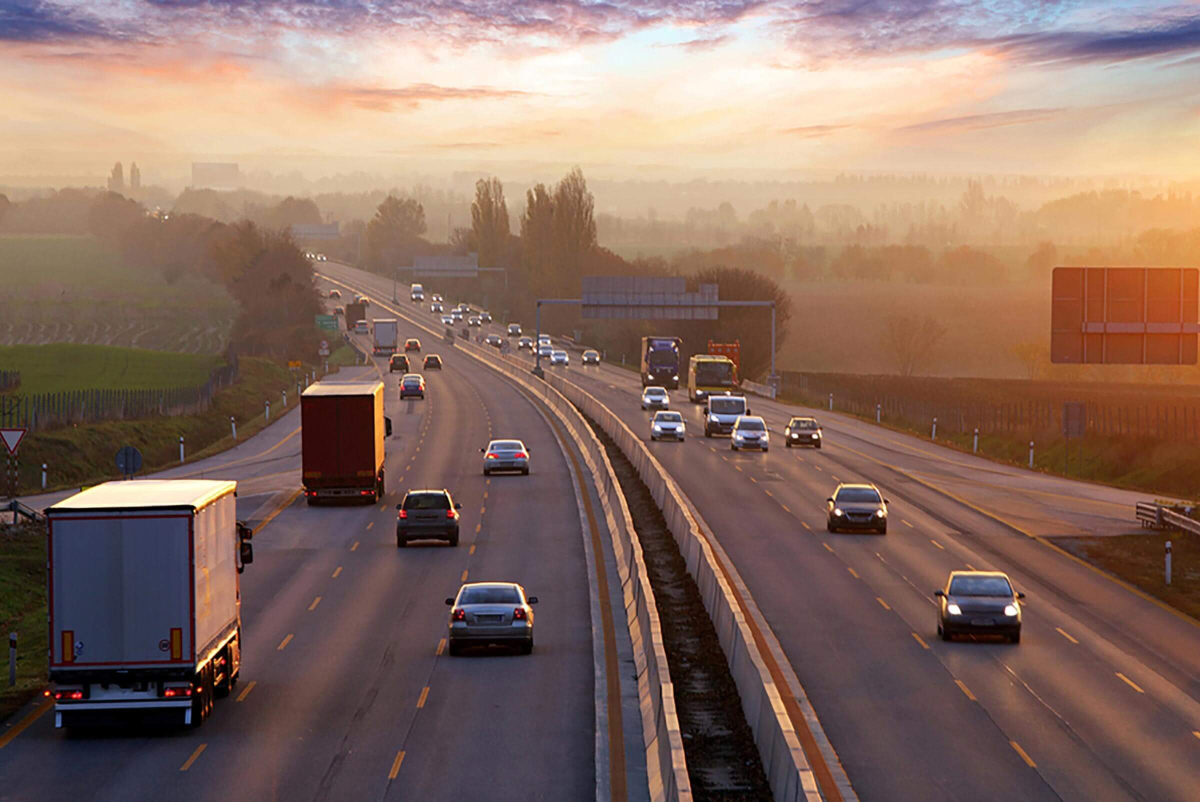
#> input picture opencv/road.jpg, 2400 x 1603 px, found by its file name (shown at 1/2 size)
$ python split_merge_image.py
#> lines starting #> are read from the running program, lines starting #| are printed output that depends on the picture
import cv2

img = cv2.imread('road.jpg')
#> img is the input picture: shape (1603, 2400, 3); mean B, G, R 98.4, 109.4, 136.3

img = cv2.resize(img, (600,400))
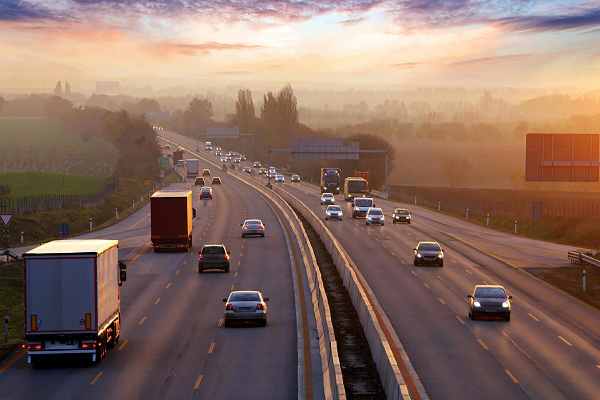
#> img: shape (400, 600, 3); mean B, G, R 98.3, 109.2, 136.2
print("shape ", img.shape)
#| shape  (400, 600, 3)
print("size ", img.size)
#| size  720000

"""
splitting image channel to R,G,B
"""
b,g,r = cv2.split(img)
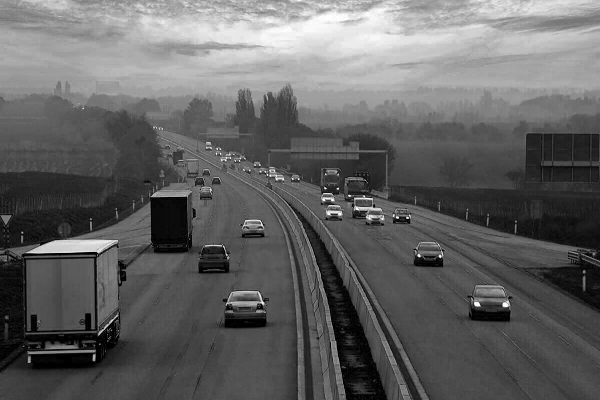
#> b: shape (400, 600); min 0, max 255, mean 98.3
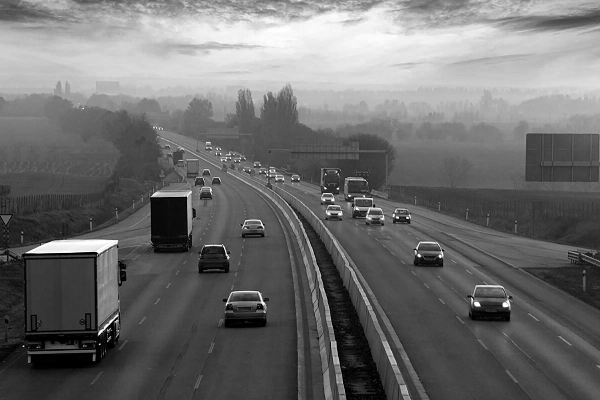
#> g: shape (400, 600); min 0, max 255, mean 109.2
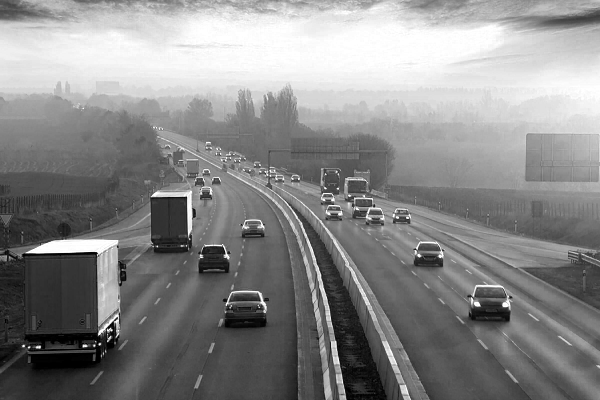
#> r: shape (400, 600); min 0, max 255, mean 136.2


"""
Merging channels to single image
"""
merge = cv2.merge((b,g,r))


# [5 lines of commented-out code are left out]

"""
selct image pixel
"""
pick = img[230, 400]
#> pick = [84, 91, 134]
B = img[230, 400, 0]
#> B = 84
G = img[230, 400, 1]
#> G = 91
R = img[230, 400, 2]
#> R = 134
print(pick)
#| [ 84  91 134]
print('B: ',B)
#| B:  84
print('G: ',G)
#| G:  91
print('R: ',R)
#| R:  134
cv2.waitKey()
cv2.destroyAllWindows()
